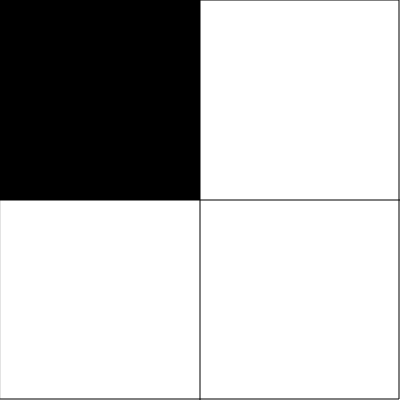
Frame 1 (no input)
Frame 60 (no input): identical to frame 1, image omitted
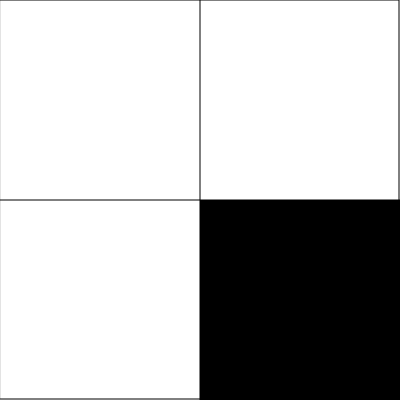
Frame 120 (the mouse pressed at the canvas centre since frame 60)

The p5.js sketch that drew these frames (run headless with seeded random() and noise() and a simulated clock; from frame 60 on, the mouse is pressed at the canvas centre):

// p5.js sketch
// ── sketch.js
function setup() {
  createCanvas(400, 400);
}

function draw() {
  background(255);
  /*
   * boolean - true of false
   * &&, ||
   */

  stroke(0);
  noFill();
  // halfWidth, halfHeight ?
  rect(0, 0, width-1, height-1);
  line(width/2, 0, width/2, height);
  line(0, height/2, width, height/2);

  noStroke();
  fill(0);
  if (mouseX < width/2 && mouseY < height/2) {
    rect(0, 0, width/2, height/2);
  } else if (mouseX >= width/2 && mouseY < height/2) {
    rect(width/2, 0, width, height/2);
  } else if (mouseX < width/2 && mouseY >= height/2) {
    rect(0, height/2, width/2, height);
  } else {
    rect(width/2, height/2, width, height);
  }

}
